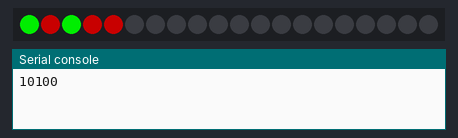
A program run on a simulated CircuitPython board. On the bench: 20 RGB LEDs in strip order, left to right, the last lines printed to the serial console. At 21.5 s the program ends and the board releases its pins; the recording ends there.

Above: at 0.1 s.
At 3.1 s:
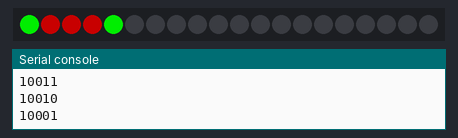
At 6.2 s:
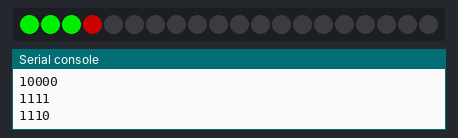
At 9.3 s:
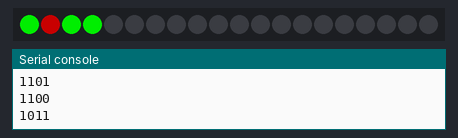
At 14.4 s:
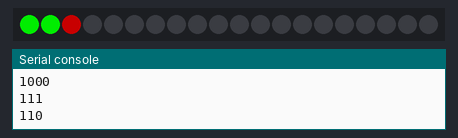
At 19.5 s:
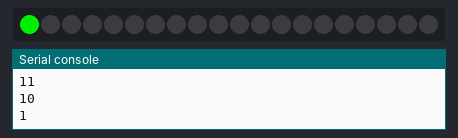

The program:

binaryStopWatch.py
```python
import board
import neopixel
import time

nPix = 20
pixels = neopixel.NeoPixel(board.D18, nPix)


class ledStopwatch:

	def __init__(self, nPix):
		self.nPix = nPix

	def run(self, startTime):
		self.t = startTime
		for i in range(self.t, -1, -1):
			s = self.decimalToBinary(i)
			self.lightString(s)
			time.sleep(1)
			self.turnOff()

	def decimalToBinary(self, decimalNumber):
		binaryString = ""
		while decimalNumber >= 1:
			binaryString += str(decimalNumber % 2)
			decimalNumber = decimalNumber // 2
		binaryString = binaryString[::-1]
		return binaryString

	def lightString(self, s):
		print(s)
		for i in range(len(s)):
			if s[i] == "1":
				pixels[i] = (0,200,0)
			else:
				pixels[i] = (100,0,0)

	def turnOff(self):
		for i in range(nPix):
			pixels[i] = (0,0,0)


binTimer = ledStopwatch(20)
binTimer.run(20)
# s = ""
# while s != "q":
# 	s = input("Enter binary Sequence:")
# 	binTimer.lightString(s)
```

Measured:
- what the display in image 2 shows lasts 1.0 s, from 6.2 s to 7.2 s
